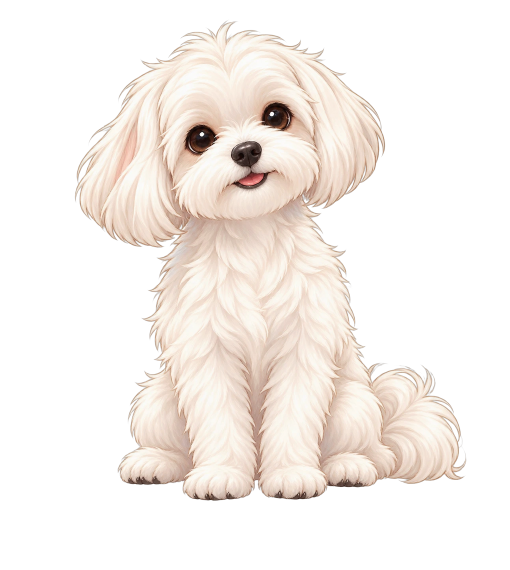
#> input picture src/assets/patients/maltese/sit.png, 1020 x 1140 px (shown at 1/2 size)
$ python check_patient_assets.py
#> lines starting #> are read from the running program, lines starting #| are printed output that depends on the picture
#!/usr/bin/env python3
"""Validate hand-painted PNG layers before they are committed.

    python3 -I scripts/check_patient_assets.py

Checks every expected file (mirrors src/components/patientAssets.ts and
src/scenes/sceneAssets.ts; a unit test keeps the lists in sync):
  * present, PNG, RGBA with a real alpha channel (scene background may be opaque)
  * canvas size matches the manifest; all poses of a character share one canvas
  * transparent border (no cropped background rectangle)
  * no light halo: semi-transparent edge pixels must not be near-white
  * paw baseline: the lowest opaque row of every pose sits at the manifest
    baseline (±12 px) and the poses agree with each other (±4 px)
Exit code 1 when anything is missing or wrong.
"""
from __future__ import annotations

import sys
from pathlib import Path

try:
    from PIL import Image
except ImportError:  # pragma: no cover
    sys.exit("Pillow is required: pip install pillow")

ROOT = Path(__file__).resolve().parent.parent

CHARACTERS = {
    "maltese": {"canvas": (1020, 1140), "baseline_y": 1002, "poses": ["sit.png", "lift-LF.png", "withdraw-LF.png", "bandaged-LF.png"]},
    "labrador": {"canvas": (1020, 1140), "baseline_y": 1002, "poses": ["sit.png", "lift-LH.png", "withdraw-LH.png", "bandaged-LH.png"], "pending": True},
    "toy-poodle": {"canvas": (1020, 1140), "baseline_y": 1002, "poses": ["sit.png", "lift-LH.png", "withdraw-LH.png", "bandaged-LH.png"], "pending": True},
    "yorkshire": {"canvas": (1020, 1140), "baseline_y": 1002, "poses": ["sit.png", "lift-RH.png", "withdraw-RH.png", "bandaged-RH.png"], "pending": True},
    "pomeranian": {"canvas": (1020, 1140), "baseline_y": 1002, "poses": ["sit.png", "lift-RH.png", "withdraw-RH.png", "bandaged-RH.png"], "pending": True},
    "mixed-dog": {"canvas": (1020, 1140), "baseline_y": 1002, "poses": ["sit.png", "withdraw-LH.png", "bandaged-LH.png"], "pending": True},
    "grey-tabby": {"canvas": (1020, 1140), "baseline_y": 1002, "poses": ["sit.png"], "pending": True},
    "orange-cat": {"canvas": (1020, 1140), "baseline_y": 1002, "poses": ["sit.png", "lift-RH.png", "withdraw-RH.png", "bandaged-RH.png"], "pending": True},
}
SCENE = {
    "clinic-room.png": {"canvas": (1536, 864), "opaque": True},
    "owner.png": {"canvas": (660, 1260), "opaque": False},
    "vet.png": {"canvas": (660, 1260), "opaque": False},
    "exam-table.png": {"canvas": (1536, 1024), "opaque": False},
}


def alpha_checks(img: Image.Image, name: str) -> list[str]:
    errs: list[str] = []
    if img.mode != "RGBA":
        return [f"{name}: not RGBA (mode {img.mode}); needs a real transparent background"]
    w, h = img.size
    a = img.getchannel("A")
    border = [a.getpixel((x, 0)) for x in range(w)] + [a.getpixel((x, h - 1)) for x in range(w)]
    border += [a.getpixel((0, y)) for y in range(h)] + [a.getpixel((w - 1, y)) for y in range(h)]
    if max(border) > 8:
        errs.append(f"{name}: border is not transparent (cropped background rectangle?)")
    px = img.load()
    edge = halo = 0
    for y in range(0, h, 2):
        for x in range(0, w, 2):
            r, g, b, al = px[x, y]
            if 20 < al < 200:
                edge += 1
                if min(r, g, b) > 238:
                    halo += 1
    if edge and halo / edge > 0.35:
        errs.append(f"{name}: {halo}/{edge} soft-edge pixels are near-white (white halo from background removal)")
    return errs


def lowest_opaque_row(img: Image.Image) -> int | None:
    bbox = img.getchannel("A").point(lambda v: 255 if v > 128 else 0).getbbox()
    return None if bbox is None else bbox[3] - 1


def main() -> int:
    errs: list[str] = []
    pending: list[str] = []
    for cid, spec in CHARACTERS.items():
        base = ROOT / "src/assets/patients" / cid
        if spec.get("pending") and not base.exists():
            pending.append(cid)
            continue
        rows: dict[str, int] = {}
        for f in spec["poses"]:
            p = base / f
            name = f"patients/{cid}/{f}"
            if not p.exists():
                errs.append(f"{name}: missing")
                continue
            img = Image.open(p)
#> img is the input picture: PIL image 1020x1140 RGBA; mean R, G, B, A 88.4, 82.1, 77.1, 94
            if img.size != spec["canvas"]:
                errs.append(f"{name}: canvas {img.size}, expected {spec['canvas']}")
            img = img.convert("RGBA") if img.mode == "LA" else img
            errs += alpha_checks(img, name)
#> in alpha_checks, `a = img.getchannel("A")`:
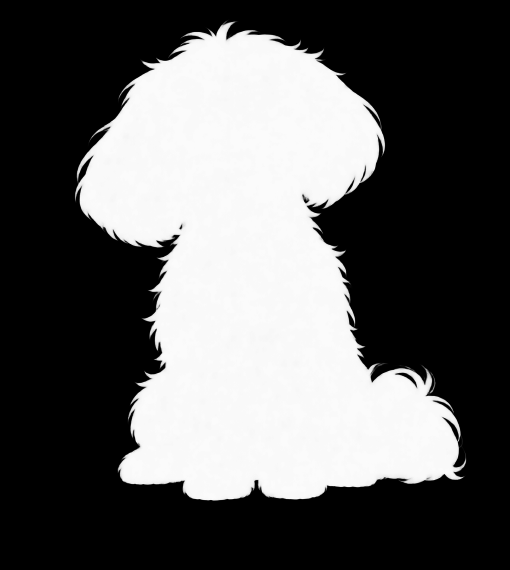
#> a: PIL image 1020x1140 L (shown at 1/2 size); min 0, max 255, mean 94
#> in alpha_checks, `border = [a.getpixel((x, 0)) for x in range(w)] + [a.getpixel((x, h - ..`: border = 2040 values from 0 to 0
#> in alpha_checks, `border += [a.getpixel((0, y)) for y in range(h)] + [a.getpixel((w - 1,..`: border = 4320 values from 0 to 0
#> after the loop in alpha_checks, `for y in range(0, h, 2):`: edge = 2289; halo = 0
#> errs = []
            row = lowest_opaque_row(img) if img.mode == "RGBA" else None
#> in lowest_opaque_row, `bbox = img.getchannel("A").point(lambda v: 255 if v > 128 else 0).getb..`: bbox = (150, 44, 932, 1001)
#> row = 1000
            if row is not None:
                rows[f] = row
                if abs(row - spec["baseline_y"]) > 12:
                    errs.append(f"{name}: paw baseline at y={row}, expected {spec['baseline_y']} ±12")
        if len(rows) > 1 and max(rows.values()) - min(rows.values()) > 4:
            errs.append(f"patients/{cid}: poses disagree on the paw baseline {rows} (pose swap would jump)")
#> pass 2 of the loop in main, `for cid, spec in CHARACTERS.items():`:
    for f, spec in SCENE.items():
        p = ROOT / "src/assets/scene" / f
        name = f"scene/{f}"
        if not p.exists():
            errs.append(f"{name}: missing")
            continue
        img = Image.open(p)
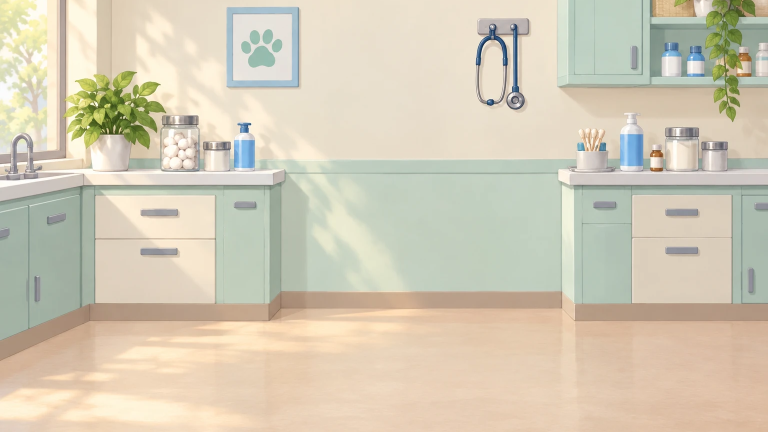
#> input picture src/assets/scene/clinic-room.png, 1536 x 864 px (shown at 1/2 size)
#> img is the input picture: PIL image 1536x864 RGB; mean R, G, B 211.4, 203.1, 182.5
        if img.size != spec["canvas"]:
            errs.append(f"{name}: canvas {img.size}, expected {spec['canvas']}")
        if not spec["opaque"]:
            errs += alpha_checks(img, name)
#> pass 2 of the loop in main, `for f, spec in SCENE.items():`:
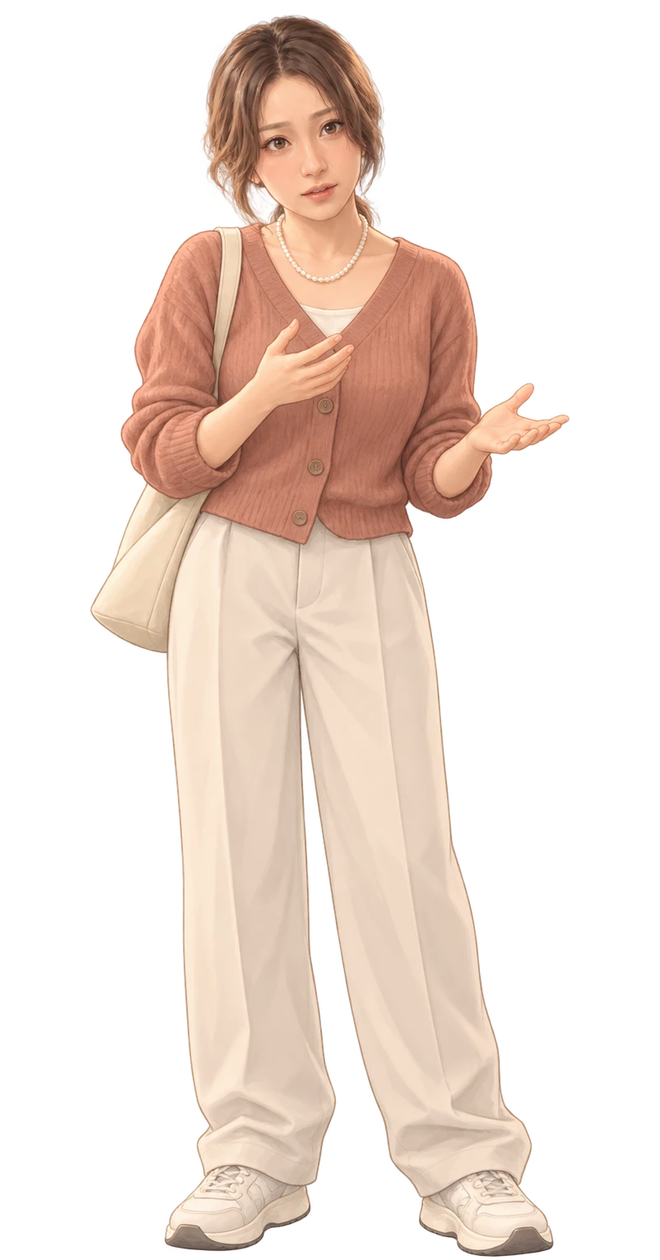
#> input picture src/assets/scene/owner.png, 660 x 1260 px
#> in main, img is the input picture: PIL image 660x1260 RGBA; mean R, G, B, A 88.8, 73.7, 64.5, 98.4
#> in alpha_checks (call 5), `a = img.getchannel("A")`:
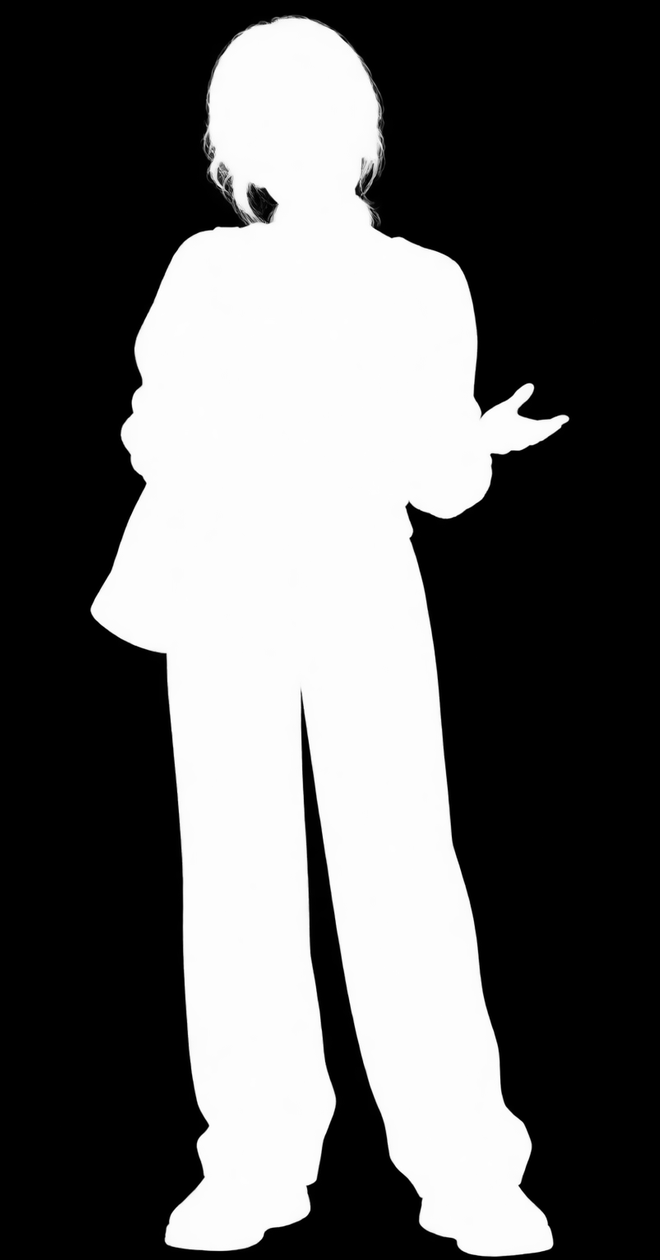
#> a: PIL image 660x1260 L; min 0, max 255, mean 98.4
#> in alpha_checks (call 5), `border = [a.getpixel((x, 0)) for x in range(w)] + [a.getpixel((x, h - ..`: border = 1320 values, max 1 at index 1130, min 0 at index 0, mean 0.0402
#> in alpha_checks (call 5), `border += [a.getpixel((0, y)) for y in range(h)] + [a.getpixel((w - 1,..`: border = 3840 values, max 1 at index 1130, min 0 at index 0, mean 0.0138
#> after the loop in alpha_checks (call 5), `for y in range(0, h, 2):`: edge = 1861; halo = 0
    if pending:
        print("… 尚未交付（略過）:", ", ".join(pending))
    for e in errs:
        print("✗", e)
    if not errs:
        print("✓ all patient and scene layers present and valid")
    return 1 if errs else 0


if __name__ == "__main__":
#> (the run stopped early here; a loop or call above may not have finished)
